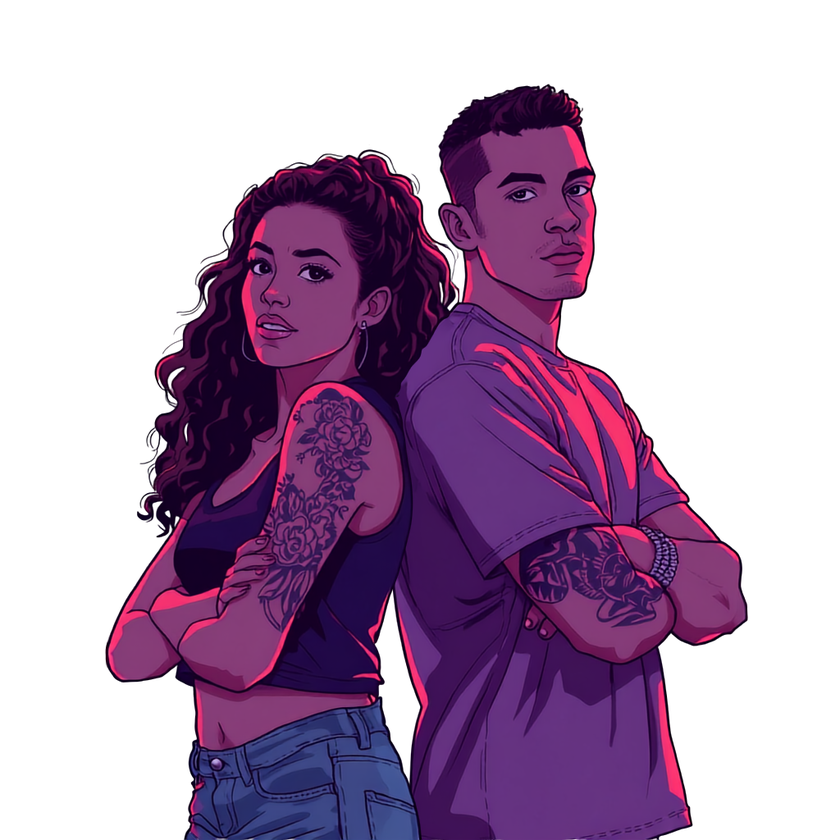
#> input picture assets/fore.png, 840 x 840 px, shrunk from 1024 x 1024 before the run
$ python process_image.py
#> lines starting #> are read from the running program, lines starting #| are printed output that depends on the picture
import cv2
import numpy as np
from PIL import Image

def test_cut():
    bgr = cv2.imread("assets/fore.png")
#> bgr is the input picture: shape (840, 840, 3); mean B, G, R 181, 153.4, 178.2
    h, w = bgr.shape[:2]
#> h = 840; w = 840

    # 1. Background mask: all pixels near (255, 255, 255)
    # Distance from white
    diff = 255 - bgr.astype(np.float32)
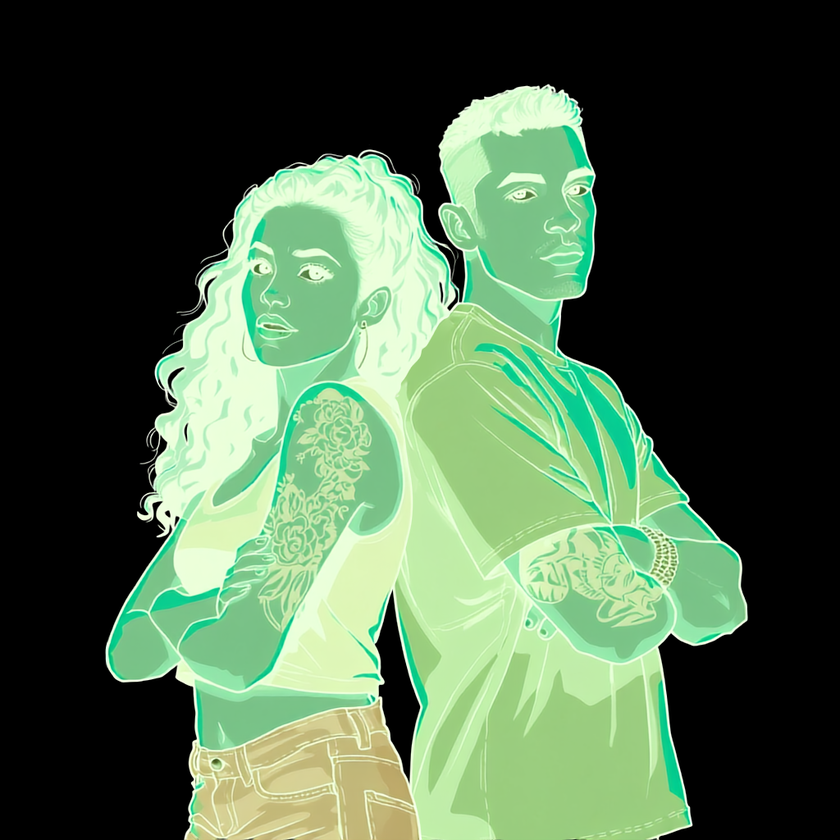
#> diff: shape (840, 840, 3) float32; mean B, G, R 74, 101.7, 76.8
    max_diff = np.max(diff, axis=-1)
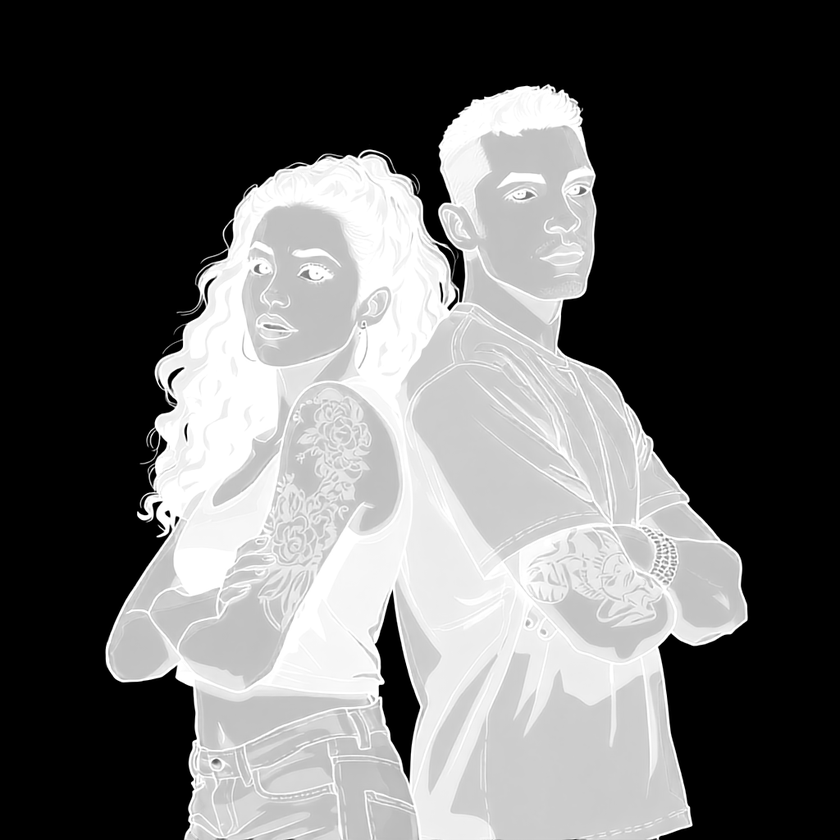
#> max_diff: shape (840, 840) float32; min 0, max 255, mean 101.9

    # We can create a mask where max_diff < 15 is background
    # Let's also do connected components so only background connected to outside (or holes) is removed
    # As we saw, the entire white area is background!
    # Let's compute smooth alpha
    alpha = np.clip((max_diff - 4.0) / 20.0, 0.0, 1.0)
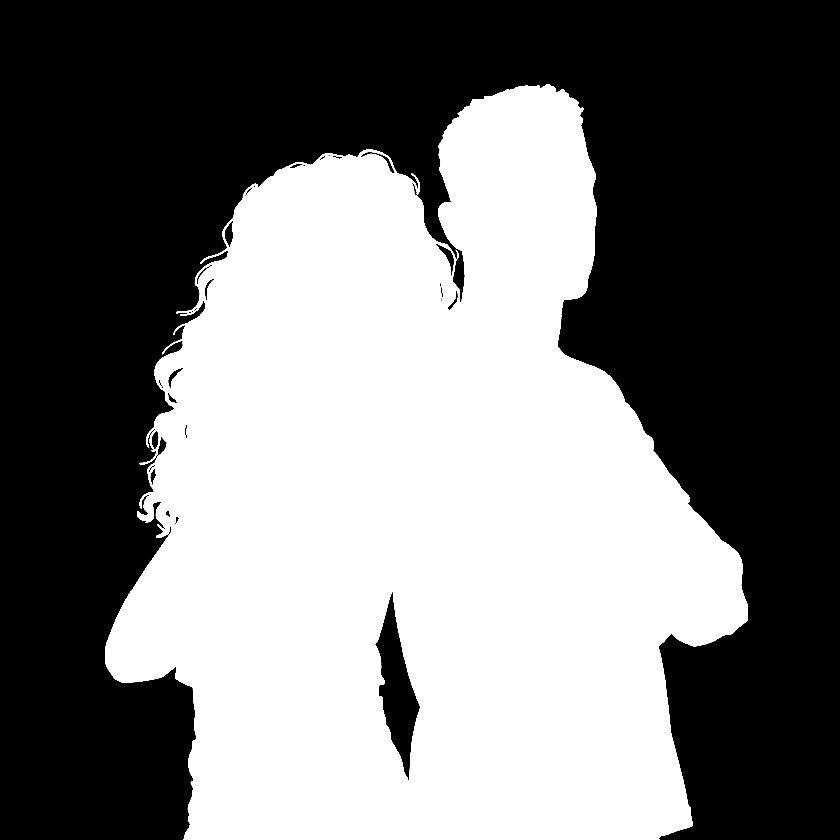
#> alpha: shape (840, 840) float32; min 0, max 1, mean 0.464

    # Unpremultiply white to prevent white fringing/halos
    # C = alpha * F + (1 - alpha) * 255
    # F = (C - (1 - alpha) * 255) / alpha
    # Where alpha > 0.05
    rgb = cv2.cvtColor(bgr, cv2.COLOR_BGR2RGB).astype(np.float32)

    # Defringing / unpremultiplying:
    safe_alpha = np.maximum(alpha[:, :, None], 0.05)
    unpremult = (rgb - (1.0 - alpha[:, :, None]) * 255.0) / safe_alpha
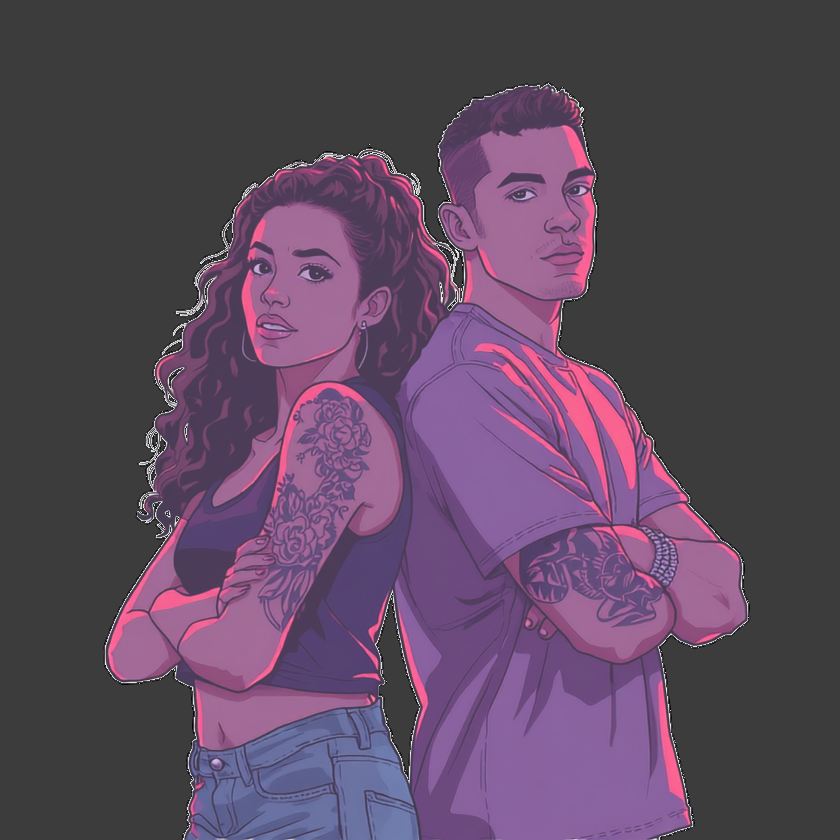
#> unpremult: shape (840, 840, 3) float32; mean R, G, B 41.5, 16.7, 44.3; drawn with min black and max white
    unpremult = np.clip(unpremult, 0.0, 255.0)
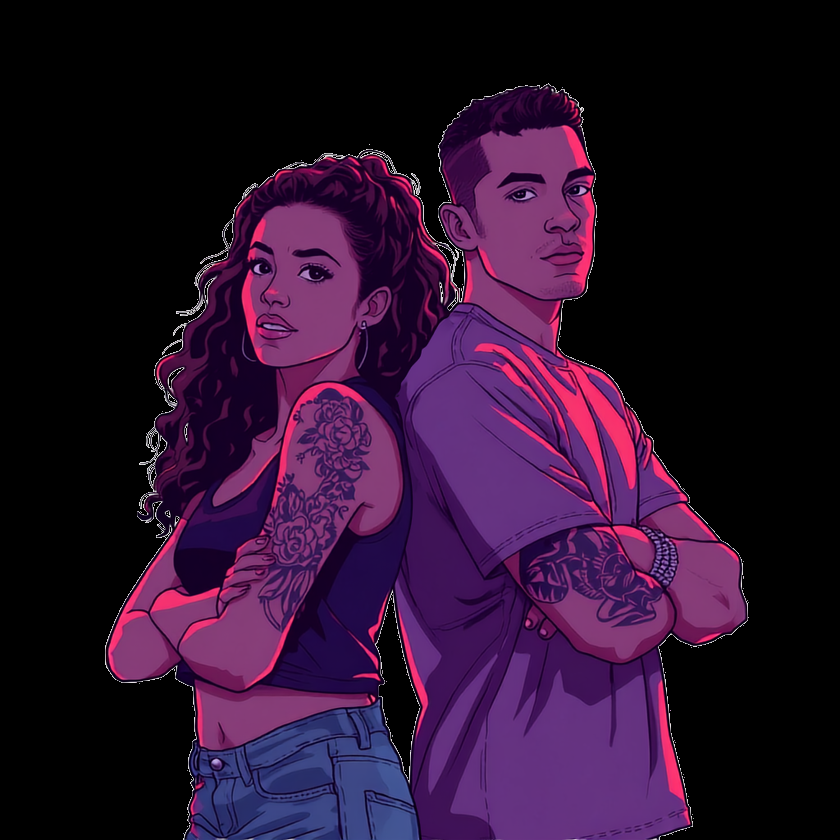
#> unpremult: shape (840, 840, 3) float32; mean R, G, B 41.6, 16.8, 44.5

    # For pixels where alpha is near 0, keep original rgb
    final_rgb = np.where(alpha[:, :, None] > 0.05, unpremult, rgb)

    rgba = np.dstack([final_rgb, alpha * 255.0]).astype(np.uint8)

    # Save output to public/fore.png
    out_img = Image.fromarray(rgba, mode="RGBA")
    out_img.save("public/fore.png", format="PNG")
    print("Saved public/fore.png successfully!")

    # Test composite onto black background
    black_bg = np.zeros((h, w, 3), dtype=np.float32)
    alpha_3 = alpha[:, :, None]
    comp_black = (final_rgb * alpha_3 + black_bg * (1 - alpha_3)).astype(np.uint8)
    Image.fromarray(comp_black).save("scratch_comp_black.png")
    print("Saved scratch_comp_black.png")

test_cut()

$ run again, with assets/bg.png copied over assets/fore.png
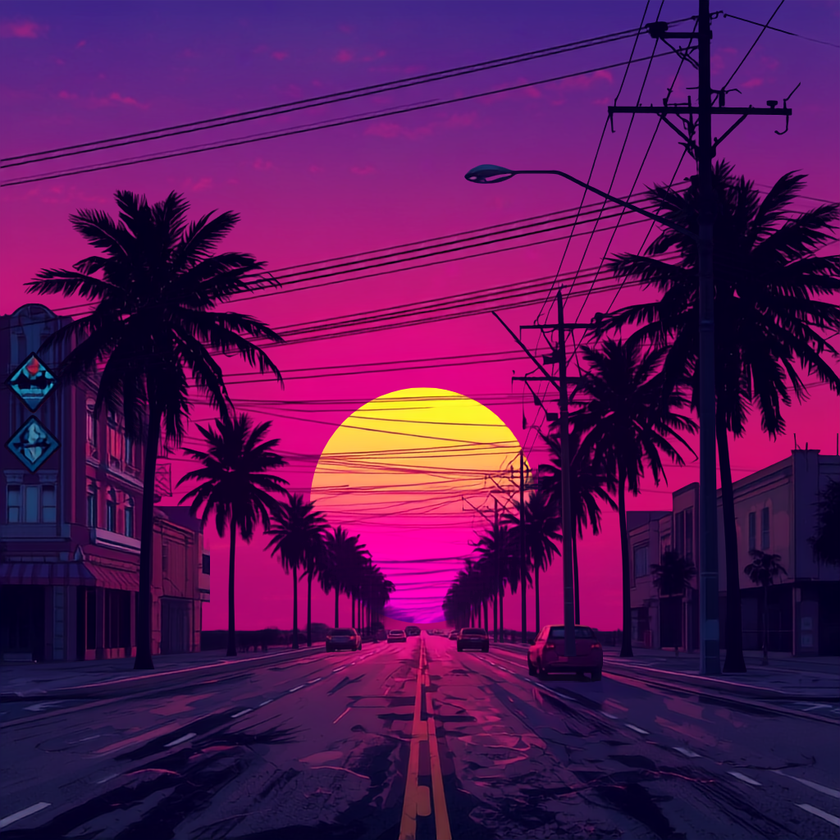
#> input picture assets/bg.png, 840 x 840 px, shrunk from 1024 x 1024 before the run
#> in test_cut, bgr is the input picture: shape (840, 840, 3); mean B, G, R 84.3, 22, 85.1
#> in test_cut, `diff = 255 - bgr.astype(np.float32)`:
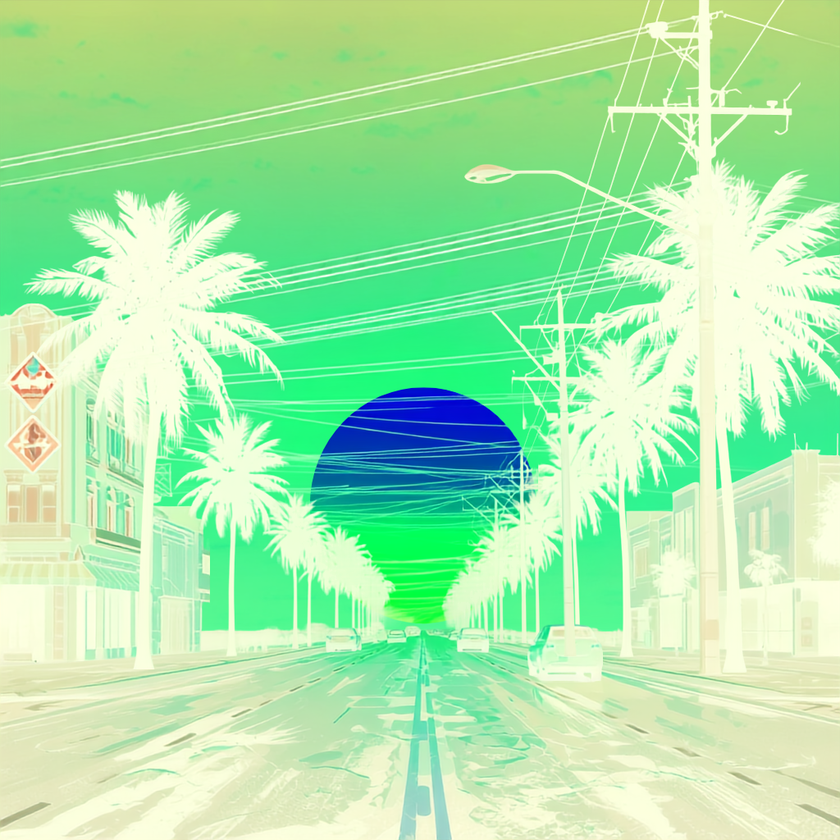
#> diff: shape (840, 840, 3) float32; mean B, G, R 170.7, 233.2, 169.9
#> in test_cut, `max_diff = np.max(diff, axis=-1)`:
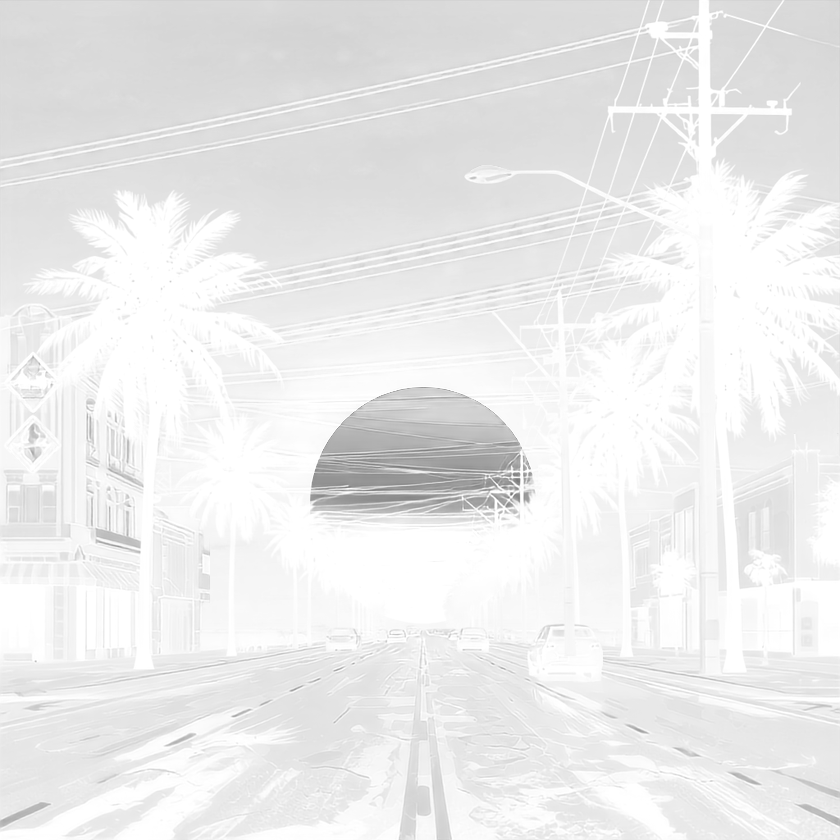
#> max_diff: shape (840, 840) float32; min 116, max 255, mean 235.6
#> alpha: shape (840, 840) float32; every value is 1
